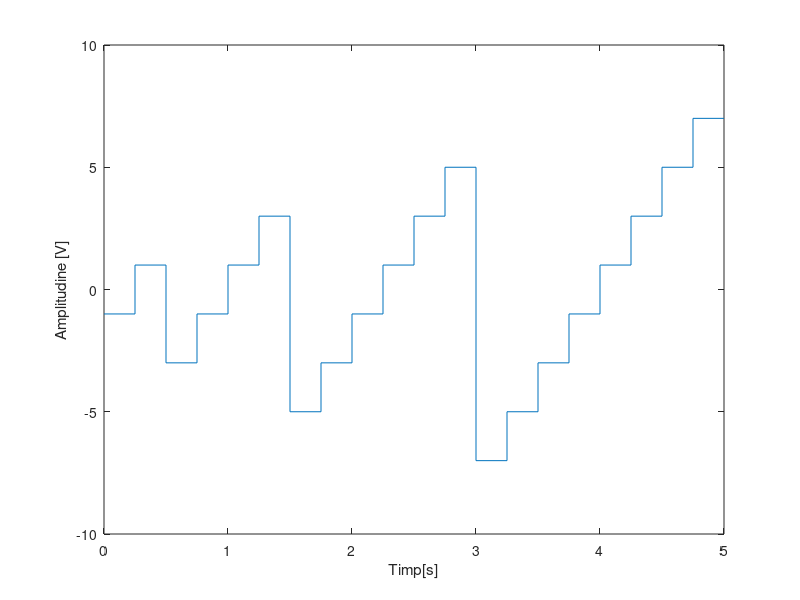

MATLAB code to generate this figure:


t=[ 0   0.25   0.25   0.5 0.5    0.75    0.75    1  1 1.25 1.25 1.5 1.5 1.75 1.75 2 2 2.25 2.25 2.5 2.5 2.75 2.75 3 3  3.25 3.25 3.5 3.5 3.75 3.75 4  4 4.25 4.25 4.5 4.5 4.75 4.75 5];
y=[ -1   -1     1     1   -3      -3     -1     -1  1   1    3    3  -5 -5    -3  -3 -1 -1   1    1  3    3    5  5 -7  -7   -5  -5   -3  -3   -1  -1  1   1    3  3   5    5   7   7];

plot(t,y);
xlabel('Timp[s]');
ylabel('Amplitudine [V]');